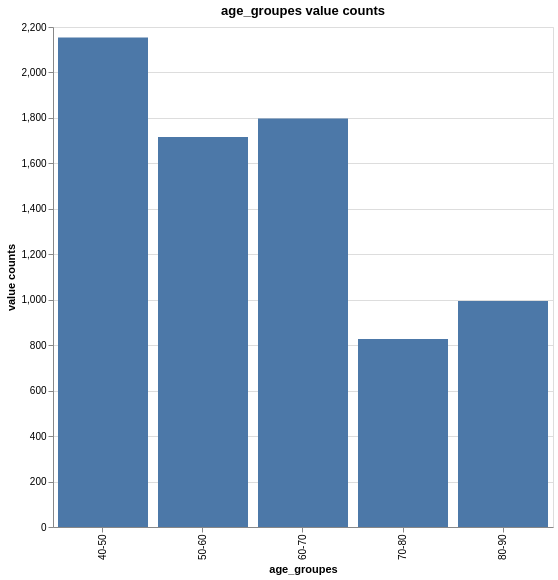

The notebook cell saved with this chart:
### Markdown cell above
# Independant variabels

## `age` 
The age of the individual, expressed in years (Range: 40-90). Let's see distribution of the `age` within groups by 10. The variable is numerical.

The most populated group is `40-50` and the least populated is `70-80`

### Code cell
bins = [50, 60, 70, 80]
labels = ['40-50', '50-60', '60-70', '70-80', '80-90']

age_grouped = df.with_columns(
    age_groupes = pl.col("age").cut(bins, labels=labels)
)

age_grouped.group_by('age_groupes').len().rename({'len':'value counts'}).plot.bar(x='age_groupes', y='value counts').properties(width=500, height=500, title="age_groupes value counts")

### Figure 1 — Vega-Lite specification as saved in the notebook (floating-point values rounded to 4 significant figures)
{"config": {"view": {"continuousWidth": 300, "continuousHeight": 300}}, "data": {"name": "data-a84daf99e1db5b6a93027deb58dfc6fc"}, "mark": {"type": "bar", "tooltip": true}, "encoding": {"x": {"field": "age_groupes", "type": "nominal"}, "y": {"field": "value counts", "type": "quantitative"}}, "height": 500, "params": [{"name": "param_2", "select": {"type": "interval", "encodings": ["x", "y"]}, "bind": "scales"}], "title": "age_groupes value counts", "width": 500, "$schema": "https://vega.github.io/schema/vega-lite/v5.20.1.json", "datasets": {"data-a84daf99e1db5b6a93027deb58dfc6fc": [{"age_groupes": "70-80", "value counts": 827}, {"age_groupes": "50-60", "value counts": 1716}, {"age_groupes": "60-70", "value counts": 1797}, {"age_groupes": "40-50", "value counts": 2154}, {"age_groupes": "80-90", "value counts": 994}]}}
